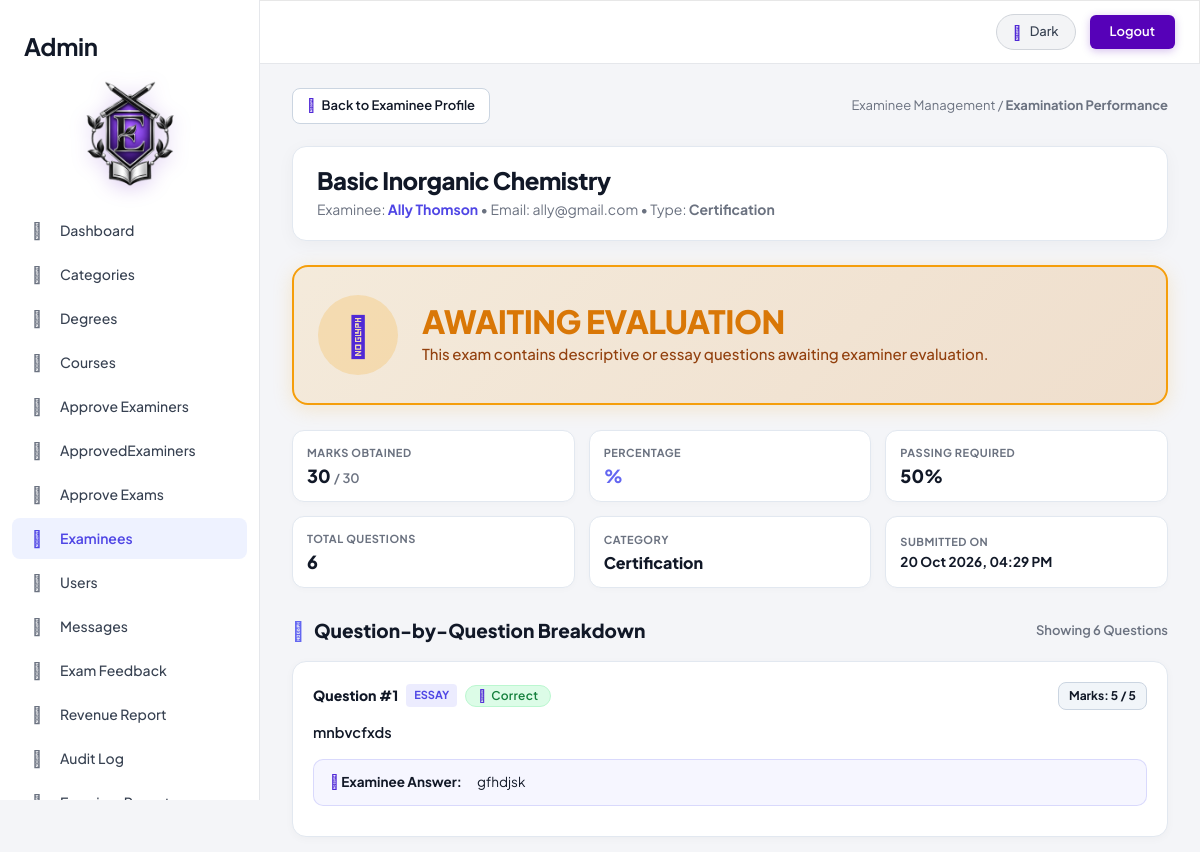
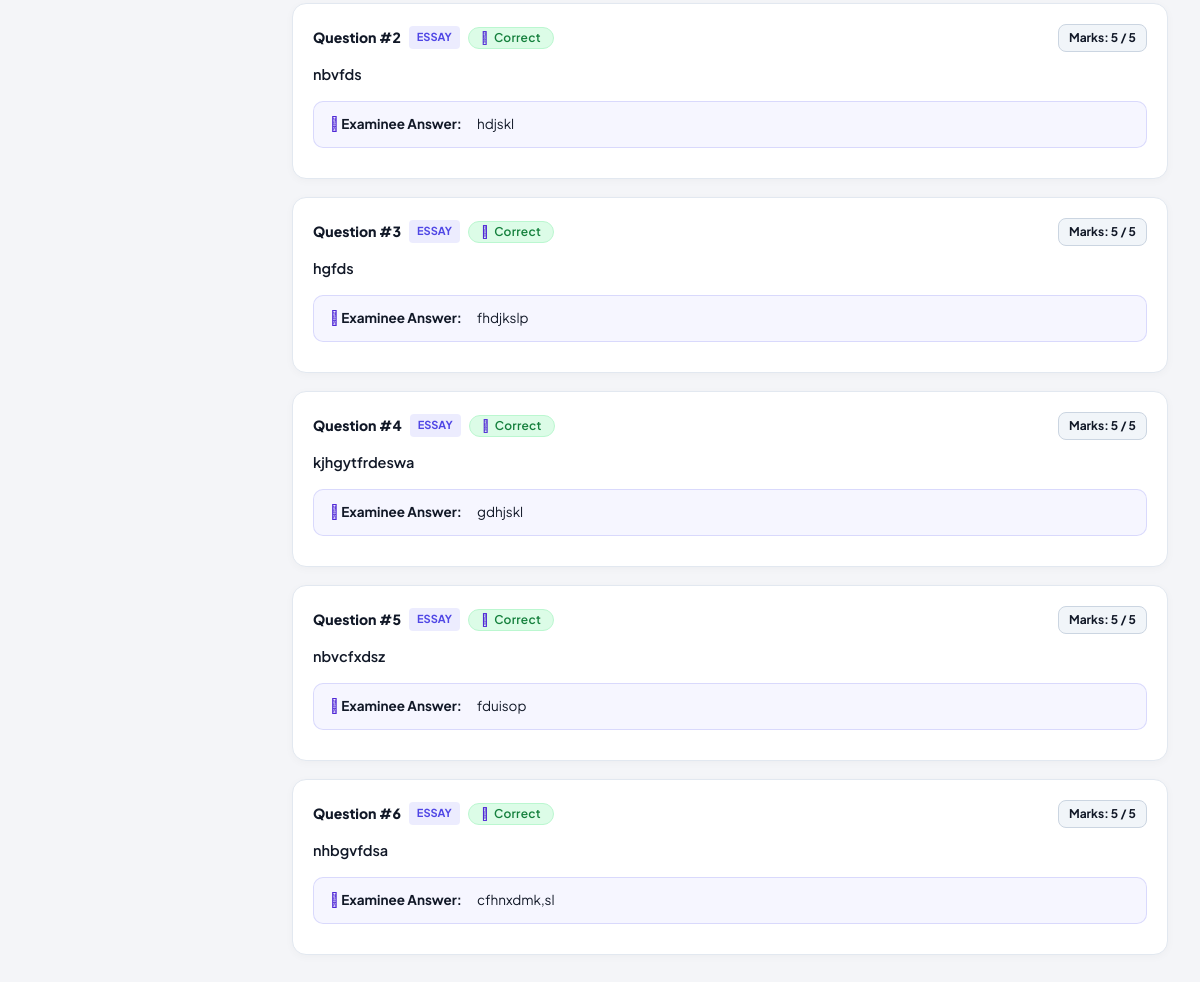
Screenshot of /admin/examinee_result.php?student_id=8&exam_id=35 (signed in) with the database file from the repository (2 pictures, top to bottom).
### tables this page shows
CREATE TABLE IF NOT EXISTS `exams` (
  `id` int NOT NULL AUTO_INCREMENT,
  `title` varchar(150) NOT NULL,
  `description` text,
  `image` varchar(255) DEFAULT NULL,
  `course_id` int NOT NULL,
  `category` varchar(50) DEFAULT 'Certification',
  `exam_type` varchar(50) NOT NULL DEFAULT 'hybrid',
  `duration_minutes` int NOT NULL,
  `price` decimal(10,2) DEFAULT '0.00',
  `total_marks` decimal(8,2) NOT NULL DEFAULT '0.00',
  `passing_percentage` decimal(5,2) NOT NULL DEFAULT '50.00',
  `created_by` int DEFAULT NULL,
  `created_at` timestamp NOT NULL DEFAULT CURRENT_TIMESTAMP,
  `registration_deadline` datetime DEFAULT NULL,
  `exam_start_datetime` datetime DEFAULT NULL,
  `status` varchar(20) NOT NULL DEFAULT 'draft',
  `submitted_at` datetime DEFAULT NULL,
  `reviewed_at` datetime DEFAULT NULL,
  `rejection_reason` text,
  PRIMARY KEY (`id`)
);

CREATE TABLE IF NOT EXISTS `examinees` (
  `id` int NOT NULL AUTO_INCREMENT,
  `name` varchar(100) NOT NULL,
  `email` varchar(100) NOT NULL,
  `password` varchar(255) NOT NULL,
  `status` enum('active','disabled') DEFAULT 'active',
  `created_at` timestamp NOT NULL DEFAULT CURRENT_TIMESTAMP,
  `phone` varchar(15) DEFAULT NULL,
  `profile_photo` varchar(255) DEFAULT NULL,
  PRIMARY KEY (`id`),
  UNIQUE KEY `email` (`email`),
  UNIQUE KEY `uq_examinee_email` (`email`)
);

CREATE TABLE IF NOT EXISTS `exam_results` (
  `id` int NOT NULL AUTO_INCREMENT,
  `student_id` int NOT NULL,
  `exam_id` int NOT NULL,
  `score` int NOT NULL,
  `total_marks` decimal(6,2) NOT NULL DEFAULT '0.00',
  `marks_obtained` decimal(6,2) NOT NULL DEFAULT '0.00',
  `grading_status` enum('completed','pending_review') NOT NULL DEFAULT 'completed',
  `evaluated_at` datetime DEFAULT NULL,
  `evaluated_by` int DEFAULT NULL,
  `total_questions` int NOT NULL,
  `submitted_at` datetime DEFAULT CURRENT_TIMESTAMP,
  PRIMARY KEY (`id`)
);

CREATE TABLE IF NOT EXISTS `student_answers` (
  `id` int NOT NULL AUTO_INCREMENT,
  `exam_id` int NOT NULL,
  `student_id` int NOT NULL,
  `question_id` int NOT NULL,
  `answer_given` longtext,
  `is_correct` tinyint(1) DEFAULT NULL,
  `marks_awarded` decimal(5,2) DEFAULT NULL,
  `max_marks` decimal(5,2) NOT NULL DEFAULT '1.00',
  `status` enum('auto_graded','pending_review','manually_graded') NOT NULL DEFAULT 'auto_graded',
  `feedback` text,
  `graded_by` int DEFAULT NULL,
  `graded_at` datetime DEFAULT NULL,
  `submitted_at` datetime DEFAULT CURRENT_TIMESTAMP,
  PRIMARY KEY (`id`),
  KEY `idx_exam_student` (`exam_id`,`student_id`),
  KEY `idx_question` (`question_id`),
  KEY `idx_status` (`status`)
);

CREATE TABLE IF NOT EXISTS `questions` (
  `id` int NOT NULL AUTO_INCREMENT,
  `exam_id` int NOT NULL,
  `question_type` enum('mcq','essay','short_answer','true_false','fill_blank','matching') NOT NULL DEFAULT 'mcq',
  `marks` decimal(5,2) NOT NULL DEFAULT '1.00',
  `question_text` text NOT NULL,
  `option_a` varchar(255) DEFAULT '',
  `option_b` varchar(255) DEFAULT '',
  `option_c` varchar(255) DEFAULT '',
  `option_d` varchar(255) DEFAULT '',
  `correct_option` varchar(50) DEFAULT '',
  `correct_answer` text,
  `options_data` text,
  PRIMARY KEY (`id`),
  KEY `exam_id` (`exam_id`)
);

### admin/examinee_result.php (the view, shortened to what the rows shown need)
<?php
$dao = new DataAccess();
$student_id = (int)($_GET['student_id'] ?? 0);
$exam_id    = (int)($_GET['exam_id'] ?? 0);
$student = null;
if ($student_id > 0) {
    $res_student = $dao->getData('*', 'examinees', 'id = ' . $student_id);
    if (!empty($res_student) && is_array($res_student)) {
        $student = $res_student[0];
    }
}
$exam = null;
if ($exam_id > 0) {
    $res_exam = $dao->getData('*', 'exams', 'id = ' . $exam_id);
    if (!empty($res_exam) && is_array($res_exam)) {
        $exam = $res_exam[0];
    }
}
$result_row = null;
if ($student && $exam) {
    $r_res = $dao->query("
        SELECT r.*, e.title AS exam_title, e.category AS exam_category,
               COALESCE(e.passing_percentage, 50.00) AS passing_percentage,
               em.name AS student_name, em.email AS student_email, em.profile_photo AS student_photo
        FROM exam_results r
        JOIN exams e ON e.id = r.exam_id
        JOIN examinees em ON em.id = r.student_id
        WHERE r.student_id = $student_id AND r.exam_id = $exam_id
        ORDER BY r.submitted_at DESC, r.id DESC
        LIMIT 1
    ");
    if (!empty($r_res) && is_array($r_res)) {
        $result_row = $r_res[0];
    }
}
$answers_list  = array();
if ($student && $exam) {
    $r_answers = $dao->query("
        SELECT sa.*, q.question_text, q.question_type, q.marks AS q_marks,
               q.option_a, q.option_b, q.option_c, q.option_d,
               q.correct_option, q.correct_answer, q.options_data
        FROM student_answers sa
        LEFT JOIN questions q ON q.id = sa.question_id
        WHERE sa.student_id = $student_id AND sa.exam_id = $exam_id
        ORDER BY sa.id ASC
    ");
    if (!empty($r_answers) && is_array($r_answers)) {
        $answers_list  = $r_answers;
    }
}
$eval_status = null;
if ($result_row) {
    $eval_status = evalio_pass_fail_status(
        $result_row['marks_obtained'],
        $result_row['total_marks'],
        $result_row['passing_percentage'],
        $result_row['grading_status']
    );
}
include('header.php');
?>
<div class="row">
    <div class="col-md-12">
        <?php if (!$student || !$exam): ?>
            <div class="state-notice-card">
                <i class="fa fa-exclamation-triangle state-notice-icon text-danger"></i>
                <h2 class="state-notice-title">Record Not Found</h2>
                <p class="state-notice-desc">
                    The requested student (#<?= $student_id; ?>) or exam (#<?= $exam_id; ?>) could not be located in the database.
                </p>
                <a href="examinees.php" class="btn btn-primary" style="border-radius:8px; font-weight:600;">
                    <i class="fa fa-arrow-left"></i> Return to Examinees List
                </a>
            </div>
        <?php else: ?>
            <div class="exam-header-card">
                <h1 class="exam-header-title"><?= htmlspecialchars((string)$exam['title'], ENT_QUOTES, 'UTF-8'); ?></h1>
                <p class="exam-header-subtitle">
                    Examinee: <a href="examinee_view.php?id=<?= $student_id; ?>"><?= htmlspecialchars((string)$student['name'], ENT_QUOTES, 'UTF-8'); ?></a>
                    &bull; Email: <?= htmlspecialchars((string)$student['email'], ENT_QUOTES, 'UTF-8'); ?>
                    &bull; Type: <strong><?= htmlspecialchars((string)$exam['category'], ENT_QUOTES, 'UTF-8'); ?></strong>
                </p>
            </div>
            <?php if (!empty($result_row)): ?>
                <?php
                    $banner_class = 'banner-pending';
                    $banner_icon  = 'fa-clock-o';
                    $banner_title = 'AWAITING EVALUATION';
                    $banner_sub   = 'This exam contains descriptive or essay questions awaiting examiner evaluation.';
                ?>
                <div class="banner-result <?= $banner_class; ?>">
                    <div class="banner-icon-wrap">
                        <i class="fa <?= $banner_icon; ?>"></i>
                    </div>
                    <div class="banner-text-wrap">
                        <h2 class="banner-badge-title"><?= $banner_title; ?></h2>
                        <p class="banner-subtext"><?= $banner_sub; ?></p>
                    </div>
                </div>
                <div class="metrics-summary-grid">
                    <div class="metric-pill">
                        <div class="metric-pill-label">Marks Obtained</div>
                        <div class="metric-pill-val">
                            <?= rtrim(rtrim(number_format((float)$result_row['marks_obtained'], 2), '0'), '.'); ?>
                            <span style="font-size:13px; color:var(--text-muted); font-weight:600;">/ <?= rtrim(rtrim(number_format((float)$result_row['total_marks'], 2), '0'), '.'); ?></span>
                        </div>
                    </div>
                    <div class="metric-pill">
                        <div class="metric-pill-label">Percentage</div>
                        <div class="metric-pill-val" style="color:#6366f1;">
                            <?= $eval_status['percentage']; ?>%
                        </div>
                    </div>
                    <div class="metric-pill">
                        <div class="metric-pill-label">Passing Required</div>
                        <div class="metric-pill-val">
                            <?= (float)$result_row['passing_percentage']; ?>%
                        </div>
                    </div>
                    <div class="metric-pill">
                        <div class="metric-pill-label">Total Questions</div>
                        <div class="metric-pill-val">
                            <?= (int)$result_row['total_questions']; ?>
                        </div>
                    </div>
                    <div class="metric-pill">
                        <div class="metric-pill-label">Category</div>
                        <div class="metric-pill-val" style="font-size:16px;">
                            <?= htmlspecialchars((string)$result_row['exam_category'], ENT_QUOTES, 'UTF-8'); ?>
                        </div>
                    </div>
                    <div class="metric-pill">
                        <div class="metric-pill-label">Submitted On</div>
                        <div class="metric-pill-val" style="font-size:13.5px; font-weight:700;">
                            <?= !empty($result_row['submitted_at']) ? date('d M Y, h:i A', strtotime($result_row['submitted_at'])) : '-'; ?>
                        </div>
                    </div>
                </div>
                <div class="breakdown-header">
                    <span><i class="fa fa-list-ol" style="margin-right:6px; color:#6366f1;"></i> Question-by-Question Breakdown</span>
                    <span style="font-size:13px; font-weight:600; color:var(--text-muted);">
                        Showing <?= count($answers_list); ?> Questions
                    </span>
                </div>
                <?php if (!empty($answers_list)): ?>
                    <?php
                    $q_idx = 1;
                    foreach ($answers_list as $ans):
                        $q_type = strtolower(trim((string)$ans['question_type']));
                        $is_mcq = ($q_type === 'mcq');
                        $user_ans = trim((string)$ans['answer_given']);
                        $corr_opt = trim((string)$ans['correct_option']);
                        $corr_ans = trim((string)$ans['correct_answer']);
                        $is_ans_correct = ($ans['is_correct'] === '1' || $ans['is_correct'] === 1);
                        $is_ans_pending = ($ans['status'] === 'pending_review' || $ans['is_correct'] === null);
                    ?>
                        <div class="question-card">
                            <div class="question-card-top">
                                <div class="question-title-left">
                                    <span class="question-num-tag">Question #<?= $q_idx++; ?></span>
                                    <span class="badge-qtype"><?= htmlspecialchars((string)str_replace('_', ' ', $q_type), ENT_QUOTES, 'UTF-8'); ?></span>
                                    <?php if ($is_ans_pending): ?>
                                        <span class="label label-warning" style="font-size:11px; padding:3px 7px;">
                                            <i class="fa fa-clock-o"></i> Pending Review
                                        </span>
                                    <?php elseif ($is_ans_correct): ?>
                                        <span class="label label-success" style="font-size:11px; padding:3px 7px;">
                                            <i class="fa fa-check"></i> Correct
                                        </span>
                                    <?php else: ?>
                                        <span class="label label-danger" style="font-size:11px; padding:3px 7px;">
                                            <i class="fa fa-times"></i> Incorrect
                                        </span>
                                    <?php endif; ?>
                                </div>
                                <div class="badge-marks-awarded">
                                    Marks: <strong><?= rtrim(rtrim(number_format((float)$ans['marks_awarded'], 2), '0'), '.'); ?></strong>
                                    / <?= rtrim(rtrim(number_format((float)$ans['max_marks'], 2), '0'), '.'); ?>
                                </div>
                            </div>
                            <div class="question-text-content">
                                <?= nl2br(htmlspecialchars((string)$ans['question_text'], ENT_QUOTES, 'UTF-8')); ?>
                            </div>
                            <?php if ($is_mcq): ?>
                                <div class="mcq-options-grid">
                                    <?php
                                    $options = array(
                                        'A' => $ans['option_a'],
                                        'B' => $ans['option_b'],
                                        'C' => $ans['option_c'],
                                        'D' => $ans['option_d']
                                    );
                                    foreach ($options as $opt_key => $opt_val):
                                        if (empty($opt_val) && $opt_val !== '0') continue;
                                        $chosen   = (strcasecmp($user_ans, $opt_key) === 0 || strcasecmp($user_ans, $opt_val) === 0);
                                        $correct  = (strcasecmp($corr_opt, $opt_key) === 0 || strcasecmp($corr_ans, $opt_key) === 0 || strcasecmp($corr_ans, $opt_val) === 0);
                                        $cls = '';
                                        if ($correct) $cls .= ' is-correct-opt';
                                        if ($chosen)  $cls .= ' is-user-choice';
                                    ?>
                                        <div class="mcq-opt-pill <?= $cls; ?>">
                                            <strong>(<?= $opt_key; ?>)</strong>
                                            <span style="flex:1;"><?= htmlspecialchars((string)$opt_val, ENT_QUOTES, 'UTF-8'); ?></span>
                                            <?php if ($chosen): ?>
                                                <span class="label label-primary" style="font-size:10px;"><i class="fa fa-user"></i> Examinee's Choice</span>
                                            <?php endif; ?>
                                            <?php if ($correct): ?>
                                                <span class="label label-success" style="font-size:10px;"><i class="fa fa-check"></i> Correct</span>
                                            <?php endif; ?>
                                        </div>
                                    <?php endforeach; ?>
                                </div>
                            <?php else: ?>
                                <div class="answer-block ans-examinee">
                                    <span class="ans-label"><i class="fa fa-pencil"></i> Examinee Answer:</span>
                                    <div style="flex:1;">
                                        <?= !empty($user_ans) ? nl2br(htmlspecialchars((string)$user_ans, ENT_QUOTES, 'UTF-8')) : '<em class="text-muted">(No answer provided)</em>'; ?>
                                    </div>
                                </div>
                            <?php endif; ?>
                        </div>
                    <?php endforeach; ?>
                <?php endif; ?>
            <?php endif; ?>
        <?php endif; ?>
    </div>
</div>
<?php
include('footer.php');
?>

### rows the page displays
exams: title "Basic Inorganic Chemistry", category "Certification"
examinees: name "Ally Thomson", email "ally@gmail.com"
exam_results: marks_obtained "30", total_marks "30", total_questions "6", exam.category "Certification", submitted_at "20 Oct 2026, 04:29 PM"
student_answers: question.question_type "ESSAY", is_correct 1 (drawn), status "Correct", marks_awarded "5", max_marks "5", question.question_text "mnbvcfxds", answer_given "gfhdjsk"
student_answers: question.question_type "ESSAY", is_correct 1 (drawn), status "Correct", marks_awarded "5", max_marks "5", question.question_text "nbvfds", answer_given "hdjskl"
student_answers: question.question_type "ESSAY", is_correct 1 (drawn), status "Correct", marks_awarded "5", max_marks "5", question.question_text "hgfds", answer_given "fhdjkslp"
student_answers: question.question_type "ESSAY", is_correct 1 (drawn), status "Correct", marks_awarded "5", max_marks "5", question.question_text "kjhgytfrdeswa", answer_given "gdhjskl"
student_answers: question.question_type "ESSAY", is_correct 1 (drawn), status "Correct", marks_awarded "5", max_marks "5", question.question_text "nbvcfxdsz", answer_given "fduisop"
student_answers: question.question_type "ESSAY", is_correct 1 (drawn), status "Correct", marks_awarded "5", max_marks "5", question.question_text "nhbgvfdsa", answer_given "cfhnxdmk,sl"

### other values shown
$banner_title "AWAITING EVALUATION"
$banner_sub "This exam contains descriptive or essay questions awaiting examiner evaluation."
$result_row['passing_percentage'] "50"
count($answers_list) "6"
